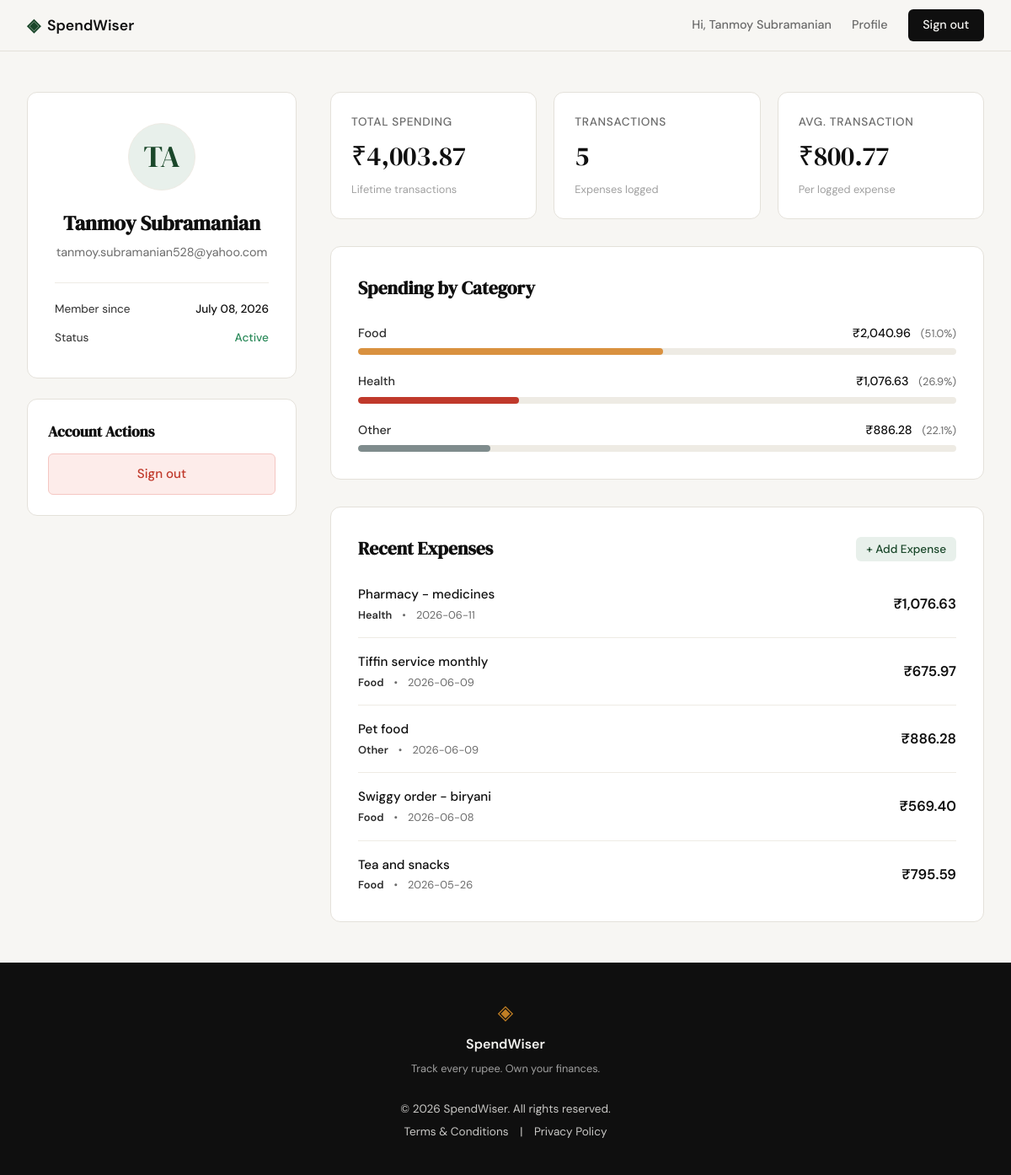
The app's page /profile (signed in) with its own data.
### tables this page shows
CREATE TABLE users (
            id INTEGER PRIMARY KEY AUTOINCREMENT,
            name TEXT NOT NULL,
            email TEXT NOT NULL UNIQUE,
            password_hash TEXT NOT NULL,
            created_at TEXT DEFAULT (datetime('now'))
        );

CREATE TABLE expenses (
            id INTEGER PRIMARY KEY AUTOINCREMENT,
            user_id INTEGER NOT NULL,
            amount REAL NOT NULL,
            category TEXT NOT NULL,
            date TEXT NOT NULL,
            description TEXT,
            created_at TEXT DEFAULT (datetime('now')),
            FOREIGN KEY(user_id) REFERENCES users(id) ON DELETE CASCADE
        );

### main.py (the view)
@app.route("/profile")
def profile():
    user_id = session.get("user_id")
    if not user_id:
        return redirect(url_for("login"))
    conn = get_db()
    cur = conn.cursor()
    cur.execute("SELECT name, email, created_at FROM users WHERE id = ?", (user_id,))
    user = cur.fetchone()
    if not user:
        session.clear()
        conn.close()
        return redirect(url_for("login"))
    created_at_str = user["created_at"]
    join_date = created_at_str
    try:
        dt = datetime.fromisoformat(created_at_str.replace("Z", "+00:00"))
        join_date = dt.strftime("%B %d, %Y")
    except Exception:
        try:
            dt = datetime.strptime(created_at_str.split()[0], "%Y-%m-%d")
            join_date = dt.strftime("%B %d, %Y")
        except Exception:
            pass
    cur.execute(
        "SELECT id, amount, category, date, description FROM expenses WHERE user_id = ? ORDER BY date DESC, id DESC",
        (user_id,)
    )
    expenses = [dict(row) for row in cur.fetchall()]
    conn.close()
    total_spending = sum(exp["amount"] for exp in expenses)
    total_count = len(expenses)
    avg_spending = total_spending / total_count if total_count > 0 else 0.0
    category_totals = {}
    for exp in expenses:
        cat = exp["category"]
        category_totals[cat] = category_totals.get(cat, 0.0) + exp["amount"]
    category_breakdown = []
    for cat, total in category_totals.items():
        pct = (total / total_spending * 100) if total_spending > 0 else 0
        category_breakdown.append({
            "category": cat,
            "total": total,
            "pct": pct
        })
    category_breakdown.sort(key=lambda x: x["total"], reverse=True)
    recent_expenses = expenses[:5]
    return render_template(
        "profile.html",
        user=user,
        join_date=join_date,
        total_spending=total_spending,
        total_count=total_count,
        avg_spending=avg_spending,
        category_breakdown=category_breakdown,
        recent_expenses=recent_expenses
    )

### database/db.py (called while the page is built)
def get_db():
    db_path = _DB_PATH
    try:
        if current_app and current_app.config.get("TESTING"):
            db_path = Path(current_app.config.get("DATABASE", _DB_PATH))
    except RuntimeError:
        pass
    conn = sqlite3.connect(db_path)
    conn.row_factory = sqlite3.Row
    conn.execute("PRAGMA busy_timeout = 5000")
    conn.execute("PRAGMA foreign_keys = ON")
    return conn

### main.py (called while the page is built)
@app.context_processor
def inject_now():
    return {"now": datetime.now(timezone.utc)}

### templates/profile.html (shortened to what this page needs)
{% extends "base.html" %}
{% block content %}
<div class="profile-grid">
    <aside class="profile-sidebar">
        <div class="profile-card">
            <div class="profile-avatar">
                {{ user['name'][:2] | upper }}
            </div>
            <h2 class="profile-name">{{ user['name'] }}</h2>
            <p class="profile-email">{{ user['email'] }}</p>
            <div class="profile-meta">
                <div class="meta-item">
                    <span>Member since</span>
                    <span class="meta-value">{{ join_date }}</span>
                </div>
                <div class="meta-item">
                    <span>Status</span>
                    <span class="meta-value" style="color: #2b8a5a;">Active</span>
                </div>
            </div>
        </div>
        <div class="profile-card" style="padding: 1.5rem; text-align: left;">
            <h3 style="font-family: var(--font-display); font-size: 1.1rem; margin-bottom: 0.75rem;">Account Actions</h3>
            <a href="{{ url_for('logout') }}" class="btn-submit" style="display: block; text-align: center; text-decoration: none; margin-top: 0; background: var(--danger-light); color: var(--danger); border: 1px solid #f5c6c2;">
                Sign out
            </a>
        </div>
    </aside>
    <main class="profile-main">
        <section class="stats-row">
            <div class="stat-card">
                <span class="stat-label">Total Spending</span>
                <span class="stat-value">₹{{ "{:,.2f}".format(total_spending) }}</span>
                <span class="stat-desc">Lifetime transactions</span>
            </div>
            <div class="stat-card">
                <span class="stat-label">Transactions</span>
                <span class="stat-value">{{ total_count }}</span>
                <span class="stat-desc">Expenses logged</span>
            </div>
            <div class="stat-card">
                <span class="stat-label">Avg. Transaction</span>
                <span class="stat-value">₹{{ "{:,.2f}".format(avg_spending) }}</span>
                <span class="stat-desc">Per logged expense</span>
            </div>
        </section>
        <section class="dashboard-panel">
            <h3 class="panel-title">
                <span>Spending by Category</span>
            </h3>
            {% if total_spending > 0 %}
                <div class="category-list">
                    {% for cat in category_breakdown %}
                        <div class="category-row">
                            <div class="category-info">
                                <span class="category-name">{{ cat['category'] }}</span>
                                <span class="category-amount">
                                    ₹{{ "{:,.2f}".format(cat['total']) }}
                                    <span class="category-pct">({{ "{:.1f}".format(cat['pct']) }}%)</span>
                                </span>
                            </div>
                            <div class="progress-track">
                                <div class="progress-bar bar-{{ cat['category'] | lower }}" style="width: {{ cat['pct'] }}%"></div>
                            </div>
                        </div>
                    {% endfor %}
                </div>
            {% else %}
                <div class="empty-state">
                    No expense data available to display breakdown.
                </div>
            {% endif %}
        </section>
        <section class="dashboard-panel">
            <h3 class="panel-title">
                <span>Recent Expenses</span>
                <a href="{{ url_for('add_expense') }}" class="panel-action">+ Add Expense</a>
            </h3>
            {% if recent_expenses %}
                <div class="activity-list">
                    {% for exp in recent_expenses %}
                        <div class="activity-item">
                            <div class="activity-details">
                                <span class="activity-desc">{{ exp['description'] or 'Unspecified expense' }}</span>
                                <div class="activity-meta">
                                    <span class="activity-cat">{{ exp['category'] }}</span>
                                    <span>•</span>
                                    <span>{{ exp['date'] }}</span>
                                </div>
                            </div>
                            <div class="activity-amount">
                                ₹{{ "{:,.2f}".format(exp['amount']) }}
                            </div>
                        </div>
                    {% endfor %}
                </div>
            {% else %}
                <div class="empty-state">
                    No expenses recorded yet. <a href="{{ url_for('add_expense') }}">Create your first transaction</a> to begin tracking!
                </div>
            {% endif %}
        </section>
    </main>
</div>
{% endblock %}

### templates/base.html (shortened to what this page needs)
<!DOCTYPE html>
<html lang="en">
<head>
    <link rel="stylesheet" href="{{ url_for('static', filename='css/style.css') }}">
</head>
<body>
    <nav class="navbar">
        <div class="nav-inner">
            <a href="{{ url_for('landing') }}" class="nav-brand">
                <span class="brand-icon">◈</span>
                <span class="brand-name">SpendWiser</span>
            </a>
            <div class="nav-links">
                {% if session.get('user_id') %}
                    <span class="nav-welcome" style="color: var(--ink-muted);">Hi, {{ session.get('user_name') }}</span>
                    <a href="{{ url_for('profile') }}">Profile</a>
                    <a href="{{ url_for('logout') }}" class="nav-cta">Sign out</a>
                {% else %}
                    <a href="{{ url_for('login') }}">Sign in</a>
                    <a href="{{ url_for('register') }}" class="nav-cta">Get started</a>
                {% endif %}
            </div>
        </div>
    </nav>
    <main class="main-content">
        {% block content %}{% endblock %}
    </main>
    <footer class="footer">
        <div class="footer-inner">
            <span class="brand-icon">◈</span>
            <span class="footer-name">SpendWiser</span>
            <p class="footer-copy">Track every rupee. Own your finances.</p>
            <div class="footer-legal">
                <p>&copy; {{ now.year }} SpendWiser. All rights reserved.</p>
                <div class="footer-links">
                    <a href="{{ url_for('terms') }}">Terms & Conditions</a> |
                    <a href="{{ url_for('privacy') }}">Privacy Policy</a>
                </div>
            </div>
        </div>
    </footer>
</body>
</html>

### static/css/style.css (style rules this page uses)
:root { --ink: #0f0f0f; --ink-soft: #2d2d2d; --ink-muted: #6b6b6b; --ink-faint: #a0a0a0; --paper: #f7f6f3; --paper-warm: #f0ede6; --paper-card: #ffffff; --accent: #1a472a; --accent-light: #e8f0eb; --accent-2: #c17f24; --accent-2-light: #fdf3e3; --danger: #c0392b; --danger-light: #fdecea; --border: #e4e1da; --border-soft: #eeebe4; --font-display: 'DM Serif Display', Georgia, serif; --font-body: 'DM Sans', system-ui, sans-serif; --max-width: 1200px; --auth-width: 440px; --radius-sm: 6px; --radius-md: 12px; --radius-lg: 20px; }
*, *::before, *::after { box-sizing: border-box; margin: 0; padding: 0; }
html { font-size: 16px; scroll-behavior: smooth; }
body { background: var(--paper); color: var(--ink); font-family: var(--font-body); font-size: 1rem; line-height: 1.6; -webkit-font-smoothing: antialiased; }
a { color: inherit; text-decoration: none; }
.navbar { position: sticky; top: 0; z-index: 100; background: var(--paper); border-bottom: 1px solid var(--border); padding: 0 2rem; }
.nav-inner { max-width: var(--max-width); margin: 0 auto; height: 60px; display: flex; align-items: center; justify-content: space-between; }
.nav-brand { display: flex; align-items: center; gap: 0.5rem; font-family: var(--font-body); font-weight: 600; font-size: 1.1rem; color: var(--ink); }
.brand-icon { color: var(--accent); font-size: 1.3rem; }
.brand-name { color: var(--ink); }
.nav-links { display: flex; align-items: center; gap: 1.5rem; font-size: 0.9rem; font-weight: 500; }
.nav-links a { color: var(--ink-muted); transition: color 0.2s; }
.nav-cta { background: var(--ink) !important; color: var(--paper) !important; padding: 0.45rem 1.1rem; border-radius: var(--radius-sm); transition: background 0.2s !important; }
.main-content { min-height: calc(100vh - 60px - 100px); }
.btn-submit { width: 100%; padding: 0.7rem; background: var(--ink); color: var(--paper); border: none; border-radius: var(--radius-sm); font-family: var(--font-body); font-size: 0.95rem; font-weight: 500; cursor: pointer; transition: background 0.2s; margin-top: 0.5rem; }
.footer { background: var(--ink); color: var(--paper); padding: 2.5rem 2rem; text-align: center; }
.footer-inner { display: flex; flex-direction: column; align-items: center; gap: 0.4rem; }
.footer .brand-icon { color: var(--accent-2); font-size: 1.5rem; }
.footer-name { font-weight: 600; font-size: 1rem; }
.footer-copy { font-size: 0.8rem; color: var(--ink-faint); }

### templates/base.html (style rules this page uses)
.footer-legal { margin-top: 20px; font-size: 0.85rem; opacity: 0.8; text-align: center; }
.footer-links { margin-top: 5px; }
.footer-links a { color: inherit; text-decoration: none; margin: 0 10px; }

### records on screen
users: get "Tanmoy Subramanian", name "TA", name "Tanmoy Subramanian", email "tanmoy.subramanian528@yahoo.com"
expenses: category "Food", total "2,040.96", pct "51.0", description "Tiffin service monthly", date "2026-06-09", amount "675.97"
expenses: category "Health", total "1,076.63", pct "26.9", description "Pharmacy - medicines", date "2026-06-11", amount "1,076.63"
expenses: category "Other", total "886.28", pct "22.1", description "Pet food", date "2026-06-09", amount "886.28"
expenses: description "Swiggy order - biryani", category "Food", date "2026-06-08", amount "569.40"
expenses: description "Tea and snacks", category "Food", date "2026-05-26", amount "795.59"

### other values on screen
{{ join_date }} "July 08, 2026"
{{ "{:,.2f}".format(total_spending) }} "4,003.87"
{{ total_count }} "5"
{{ "{:,.2f}".format(avg_spending) }} "800.77"
